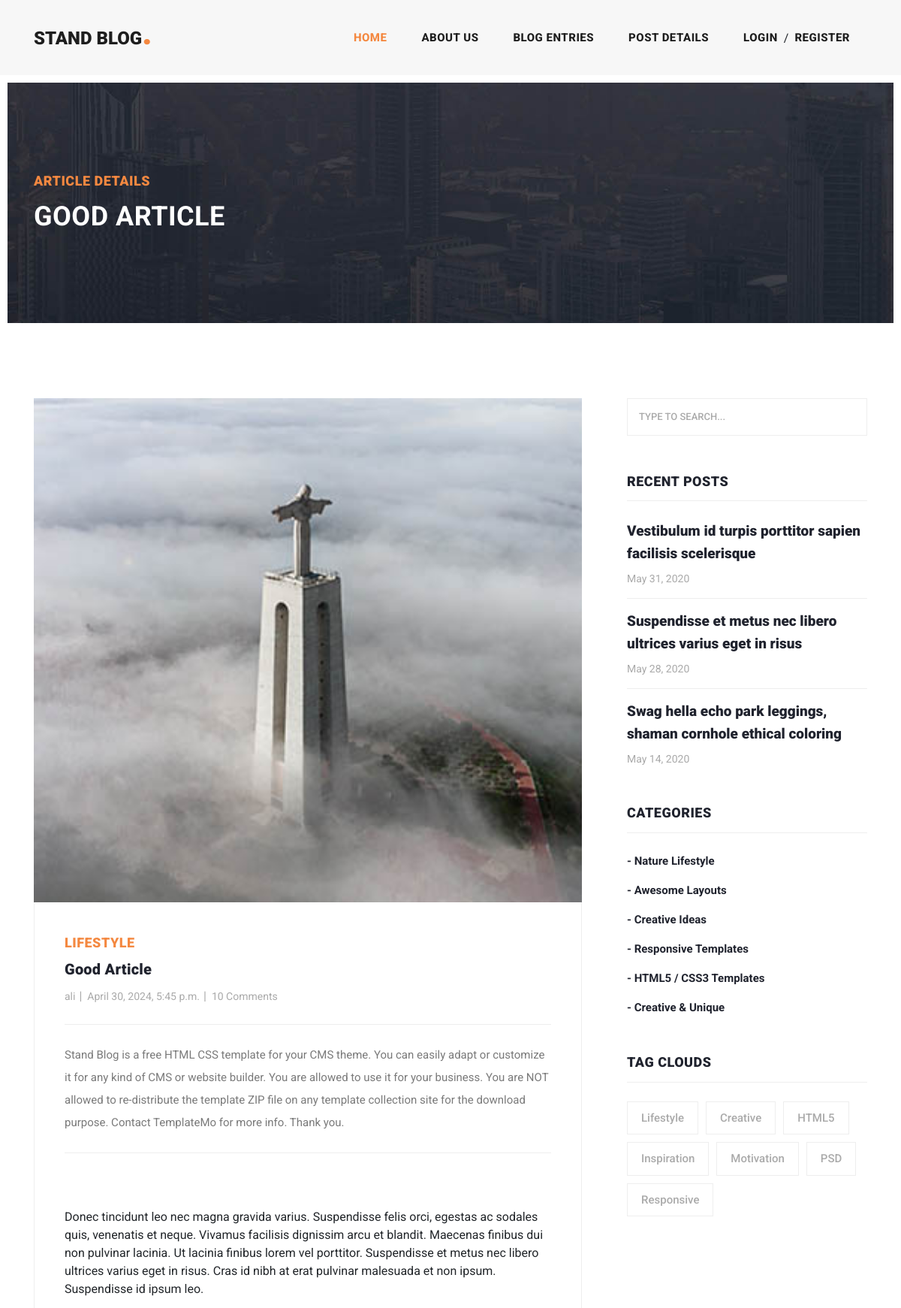
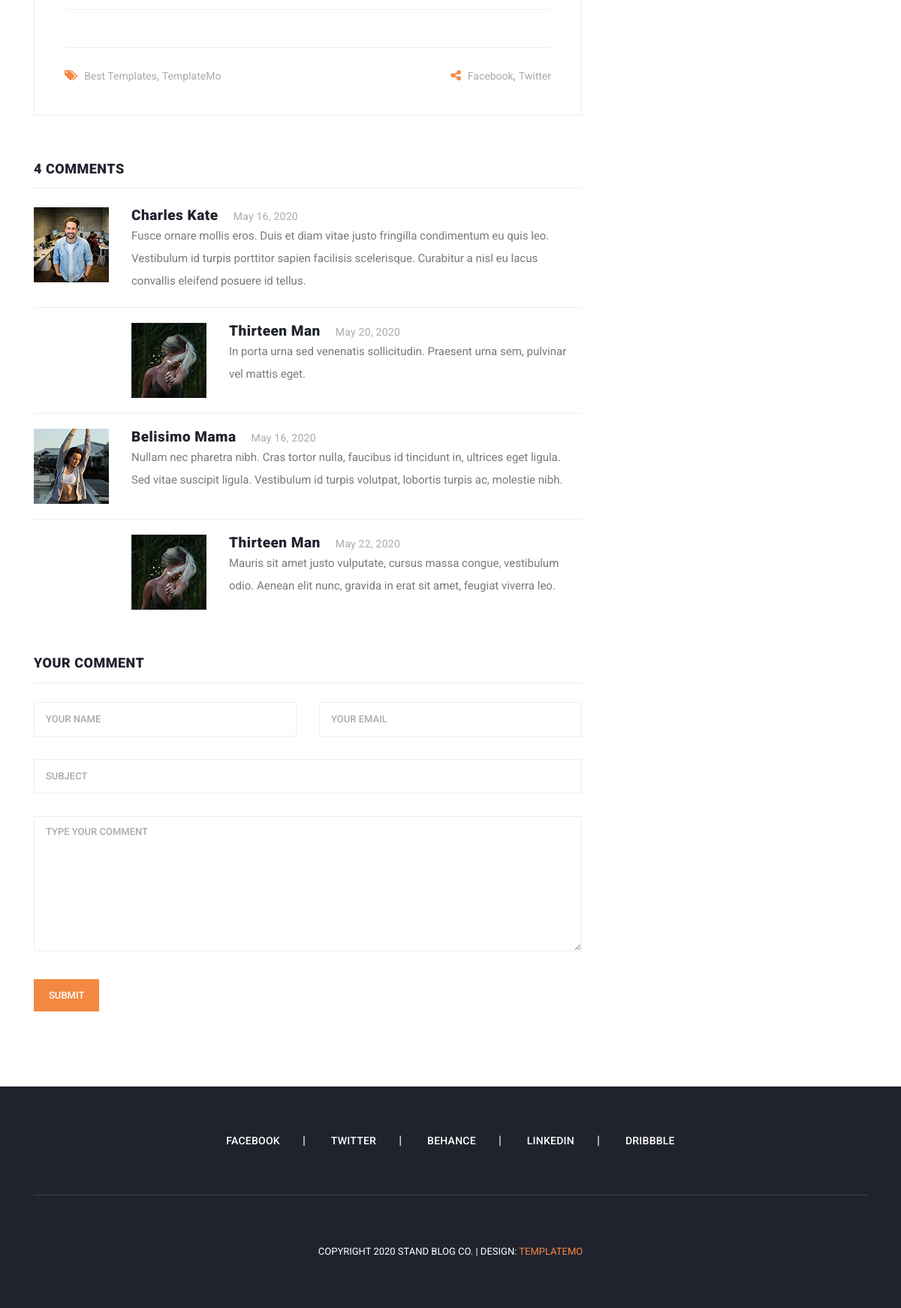
The page /articles/detail/4 on the database its author committed (2 pictures, top to bottom).
### blog_app/models.py (models this page shows, shortened)
class Article(models.Model):
    auther = models.ForeignKey(User, models.CASCADE, )
    category = models.ManyToManyField(Category)
    title = models.CharField(max_length=70)
    body = models.TextField()
    image = models.ImageField(upload_to='images/article')
    created = models.DateTimeField(auto_now_add=True)
    updated = models.DateTimeField(auto_now=True)

### blog_app/views.py (the view)
# urls.py: path('detail/<int:pk>', views.post_detail, name='detail')
def post_detail(request, pk):
    article = get_object_or_404(Article, id=pk)
    return render(request, 'blog_app/article_details.html', context={'article': article})

### blog_app/templates/blog_app/article_details.html (shortened to what this page needs)
{% extends 'base.html' %}
{% load static %}
{% block content %}
    <div class="heading-page header-text">
      <section class="page-heading">
        <div class="container">
          <div class="row">
            <div class="col-lg-12">
              <div class="text-content">
                <h4>Article Details</h4>
                <h2>{{ article.title }}</h2>
              </div>
            </div>
          </div>
        </div>
      </section>
    </div>
    <section class="blog-posts grid-system">
      <div class="container">
        <div class="row">
          <div class="col-lg-8">
            <div class="all-blog-posts">
              <div class="row">
                <div class="col-lg-12">
                  <div class="blog-post">
                    <div class="blog-thumb">
                      <img src="{{ article.image.url }}" alt="">
                    </div>
                    <div class="down-content">
                      <span>Lifestyle</span>
                      <a href="{% url 'blog_app:detail' article.id %}"><h4>{{ article.title }}</h4></a>
                      <ul class="post-info">
                        <li><a href="#">{{ article.auther.username }}</a></li>
                        <li><a href="#">{{ article.created }}</a></li>
                        <li><a href="#">10 Comments</a></li>
                      </ul>
                      <p>{{ article.body }}</p>
                      <br><br>Donec tincidunt leo nec magna gravida varius. Suspendisse felis orci, egestas ac sodales quis, venenatis et neque. Vivamus facilisis dignissim arcu et blandit. Maecenas finibus dui non pulvinar lacinia. Ut lacinia finibus lorem vel porttitor. Suspendisse et metus nec libero ultrices varius eget in risus. Cras id nibh at erat pulvinar malesuada et non ipsum. Suspendisse id ipsum leo.</p>
                      <div class="post-options">
                        <div class="row">
                          <div class="col-6">
                            <ul class="post-tags">
                              <li><i class="fa fa-tags"></i></li>
                              <li><a href="#">Best Templates</a>,</li>
                              <li><a href="#">TemplateMo</a></li>
                            </ul>
                          </div>
                          <div class="col-6">
                            <ul class="post-share">
                              <li><i class="fa fa-share-alt"></i></li>
                              <li><a href="#">Facebook</a>,</li>
                              <li><a href="#"> Twitter</a></li>
                            </ul>
                          </div>
                        </div>
                      </div>
                    </div>
                  </div>
                </div>
                <div class="col-lg-12">
                  <div class="sidebar-item comments">
                    <div class="sidebar-heading">
                      <h2>4 comments</h2>
                    </div>
                    <div class="content">
                      <ul>
                        <li>
                          <div class="author-thumb">
                            <img src="assets/images/comment-author-01.jpg" alt="">
                          </div>
                          <div class="right-content">
                            <h4>Charles Kate<span>May 16, 2020</span></h4>
                            <p>Fusce ornare mollis eros. Duis et diam vitae justo fringilla condimentum eu quis leo. Vestibulum id turpis porttitor sapien facilisis scelerisque. Curabitur a nisl eu lacus convallis eleifend posuere id tellus.</p>
                          </div>
                        </li>
                        <li class="replied">
                          <div class="author-thumb">
                            <img src="assets/images/comment-author-02.jpg" alt="">
                          </div>
                          <div class="right-content">
                            <h4>Thirteen Man<span>May 20, 2020</span></h4>
                            <p>In porta urna sed venenatis sollicitudin. Praesent urna sem, pulvinar vel mattis eget.</p>
                          </div>
                        </li>
                        <li>
                          <div class="author-thumb">
                            <img src="assets/images/comment-author-03.jpg" alt="">
                          </div>
                          <div class="right-content">
                            <h4>Belisimo Mama<span>May 16, 2020</span></h4>
                            <p>Nullam nec pharetra nibh. Cras tortor nulla, faucibus id tincidunt in, ultrices eget ligula. Sed vitae suscipit ligula. Vestibulum id turpis volutpat, lobortis turpis ac, molestie nibh.</p>
                          </div>
                        </li>
                        <li class="replied">
                          <div class="author-thumb">
                            <img src="assets/images/comment-author-02.jpg" alt="">
                          </div>
                          <div class="right-content">
                            <h4>Thirteen Man<span>May 22, 2020</span></h4>
                            <p>Mauris sit amet justo vulputate, cursus massa congue, vestibulum odio. Aenean elit nunc, gravida in erat sit amet, feugiat viverra leo.</p>
                          </div>
                        </li>
                      </ul>
                    </div>
                  </div>
                </div>
                <div class="col-lg-12">
                  <div class="sidebar-item submit-comment">
                    <div class="sidebar-heading">
                      <h2>Your comment</h2>
                    </div>
                    <div class="content">
                      <form id="comment" action="#" method="post">
                        <div class="row">
                          <div class="col-md-6 col-sm-12">
                            <fieldset>
                              <input name="name" type="text" id="name" placeholder="Your name" required="">
                            </fieldset>
                          </div>
                          <div class="col-md-6 col-sm-12">
                            <fieldset>
                              <input name="email" type="text" id="email" placeholder="Your email" required="">
                            </fieldset>
                          </div>
                          <div class="col-md-12 col-sm-12">
                            <fieldset>
                              <input name="subject" type="text" id="subject" placeholder="Subject">
                            </fieldset>
                          </div>
                          <div class="col-lg-12">
                            <fieldset>
                              <textarea name="message" rows="6" id="message" placeholder="Type your comment" required=""></textarea>
                            </fieldset>
                          </div>
                          <div class="col-lg-12">
                            <fieldset>
                              <button type="submit" id="form-submit" class="main-button">Submit</button>
                            </fieldset>
                          </div>
                        </div>
                      </form>
                    </div>
                  </div>
                </div>
              </div>
            </div>
          </div>
          <div class="col-lg-4">
            <div class="sidebar">
              <div class="row">
                <div class="col-lg-12">
                  <div class="sidebar-item search">
                    <form id="search_form" name="gs" method="GET" action="#">
                      <input type="text" name="q" class="searchText" placeholder="type to search..." autocomplete="on">
                    </form>
                  </div>
                </div>
                <div class="col-lg-12">
                  <div class="sidebar-item recent-posts">
                    <div class="sidebar-heading">
                      <h2>Recent Posts</h2>
                    </div>
                    <div class="content">
                      <ul>
                        <li><a href="post-details.html">
                          <h5>Vestibulum id turpis porttitor sapien facilisis scelerisque</h5>
                          <span>May 31, 2020</span>
                        </a></li>
                        <li><a href="post-details.html">
                          <h5>Suspendisse et metus nec libero ultrices varius eget in risus</h5>
                          <span>May 28, 2020</span>
                        </a></li>
                        <li><a href="post-details.html">
                          <h5>Swag hella echo park leggings, shaman cornhole ethical coloring</h5>
                          <span>May 14, 2020</span>
                        </a></li>
                      </ul>
                    </div>
                  </div>
                </div>
                <div class="col-lg-12">
                  <div class="sidebar-item categories">
                    <div class="sidebar-heading">
                      <h2>Categories</h2>
                    </div>
                    <div class="content">
                      <ul>
                        <li><a href="#">- Nature Lifestyle</a></li>
                        <li><a href="#">- Awesome Layouts</a></li>
                        <li><a href="#">- Creative Ideas</a></li>
                        <li><a href="#">- Responsive Templates</a></li>
                        <li><a href="#">- HTML5 / CSS3 Templates</a></li>
                        <li><a href="#">- Creative &amp; Unique</a></li>
                      </ul>
                    </div>
                  </div>
                </div>
                <div class="col-lg-12">
                  <div class="sidebar-item tags">
                    <div class="sidebar-heading">
                      <h2>Tag Clouds</h2>
                    </div>
                    <div class="content">
                      <ul>
                        <li><a href="#">Lifestyle</a></li>
                        <li><a href="#">Creative</a></li>
                        <li><a href="#">HTML5</a></li>
                        <li><a href="#">Inspiration</a></li>
                        <li><a href="#">Motivation</a></li>
                        <li><a href="#">PSD</a></li>
                        <li><a href="#">Responsive</a></li>
                      </ul>
                    </div>
                  </div>
                </div>
              </div>
            </div>
          </div>
        </div>
      </div>
    </section>
{% endblock %}

### rows shown on the page
Article: title "GOOD ARTICLE", image (picture), title "Good Article", auther.username "ali", created "April 30, 2024, 5:45 p.m.", body "Stand Blog is a free HTML CSS template for your CMS theme. You can easily adapt or customize it for any kind of CMS or website builder. You are allowed to use it for your business. You are NOT allowed to re-distribute the template ZIP file on any template collection site for the download purpose. Contact TemplateMo for more info. Thank you."
